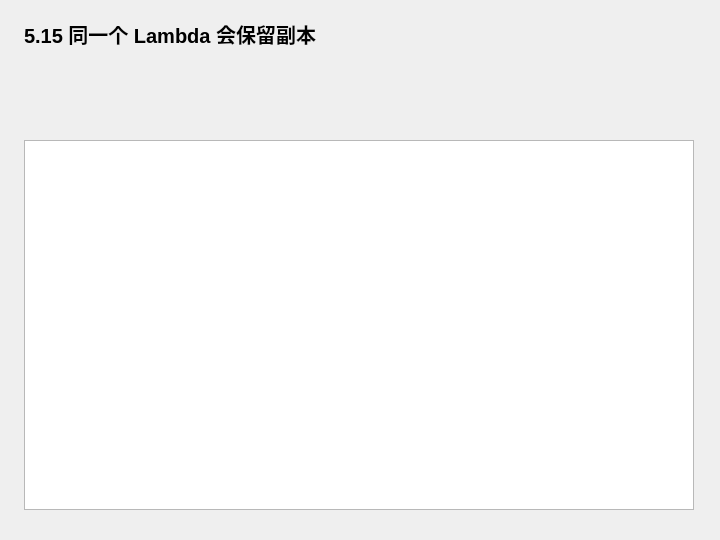
<?xml version="1.0" encoding="UTF-8"?>
<ui version="4.0">
 <class>Widget</class>
 <widget class="QWidget" name="Widget">
  <property name="geometry">
   <rect>
    <x>0</x>
    <y>0</y>
    <width>720</width>
    <height>540</height>
   </rect>
  </property>
  <property name="windowTitle">
   <string>5.15 同一个 Lambda 会保留副本</string>
  </property>
  <widget class="QLabel" name="headingLabel">
   <property name="geometry">
    <rect>
     <x>24</x>
     <y>18</y>
     <width>670</width>
     <height>32</height>
    </rect>
   </property>
   <property name="text">
    <string>5.15 同一个 Lambda 会保留副本</string>
   </property>
   <property name="font">
    <font>
     <pointsize>15</pointsize>
     <bold>true</bold>
    </font>
   </property>
  </widget>
  <widget class="QPlainTextEdit" name="outputEdit">
   <property name="geometry">
    <rect>
     <x>24</x>
     <y>140</y>
     <width>670</width>
     <height>370</height>
    </rect>
   </property>
   <property name="readOnly">
    <bool>true</bool>
   </property>
  </widget>
 </widget>
 <resources />
 <connections />
</ui>
